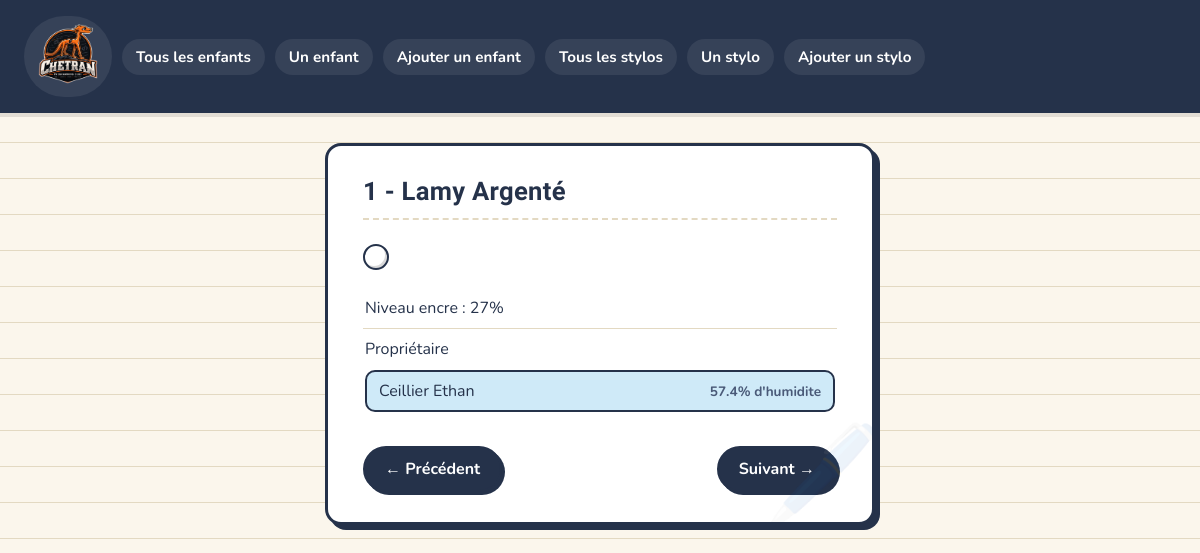
Page /php/index.php?stylo=1 on the earlier database version.
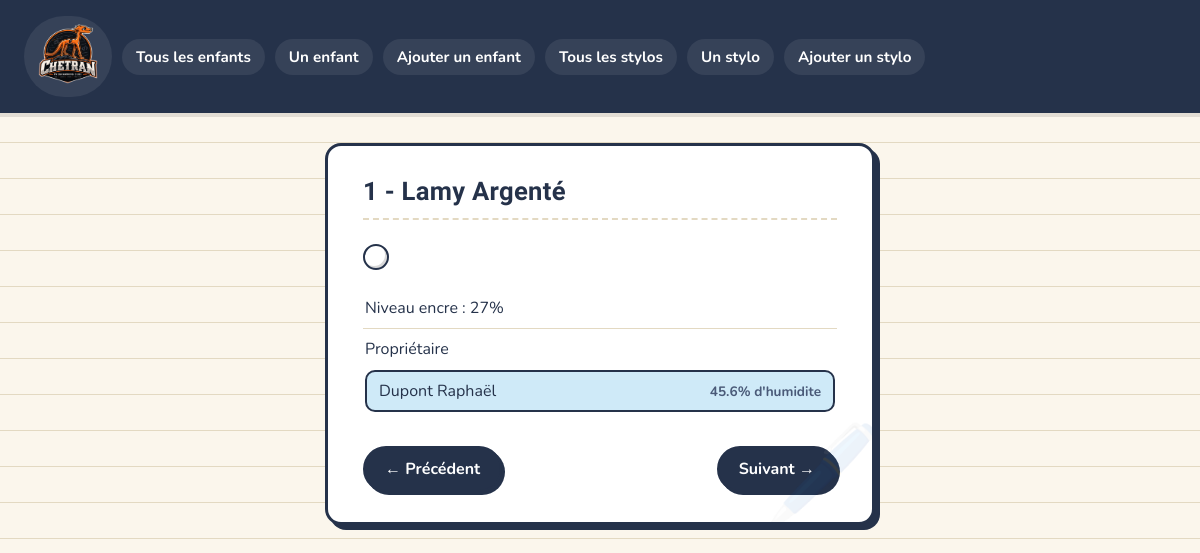
Same page on the later database version.
### tables this page shows
CREATE TABLE Stylos (
    id INT AUTO_INCREMENT PRIMARY KEY,
    couleur VARCHAR(30) NOT NULL,
    marque VARCHAR(50) NOT NULL,
    niveau_encre INT DEFAULT 100,
    fonctionne BOOLEAN DEFAULT TRUE,
    id_enfant INT
);

CREATE TABLE Enfants (
    id INT AUTO_INCREMENT PRIMARY KEY,
    nom VARCHAR(50) NOT NULL,
    prenom VARCHAR(50) NOT NULL,
    num_tel VARCHAR(30),
    date_naissance DATE NOT NULL,
    distance_au_sol INT DEFAULT 50,
    taux_humidite FLOAT DEFAULT 0.7
);

### php/model/DAO.php (called while the page is built, shortened)
<?php
class DAO {
	public function __construct() {
		try {
			$this->pdo = new PDO('mysql:host=127.0.0.1;dbname=lesenfantsmouillesdustylo', 'bthouverez', '321654');
		} catch(Exception $e) {
			die('ERROR : '.$e->getMessage() );
		}
	}
}

### php/model/StyloDAO.php (called while the page is built, shortened)
<?php
require_once 'DAO.php';
require_once 'Stylo.php';
class StyloDAO extends DAO {
	public function getById(int $id) : Stylo {
		$sql = "SELECT * FROM Stylos s
		LEFT JOIN Enfants e ON s.id_enfant = e.id WHERE s.id = ?";
		$stmt = $this->pdo->prepare($sql);
		$stmt->execute([$id]);
		$tabStylo = $stmt->fetch();
		$stylo = new Stylo();
		if($tabStylo) {
			$stylo->id = $tabStylo[0];
			$stylo->marque = $tabStylo['marque'];
			$stylo->couleur = $tabStylo['couleur'];
			$stylo->fonctionne = $tabStylo['fonctionne'];
			$stylo->niveau_encre = $tabStylo['niveau_encre'];
			if(isset($tabStylo['nom'])) {
				$enfant = new Enfant;
				$enfant->id = $tabStylo['id'];
				$enfant->nom = $tabStylo['nom'];
				$enfant->prenom = $tabStylo['prenom'];
				$enfant->num_tel = $tabStylo['num_tel'];
				$enfant->date_naissance = $tabStylo['date_naissance'];
				$enfant->distance_au_sol = $tabStylo['distance_au_sol'];
				$enfant->taux_humidite = $tabStylo['taux_humidite'];
				$stylo->enfant = $enfant;
			} else {
				$stylo->enfant = null;
			}
		}
		return $stylo;
	}
}

### php/model/Stylo.php (called while the page is built, shortened)
<?php
class Stylo {
	private int    $id;
	private string $couleur;
	private string $marque;
	private int    $niveau_encre;
	private ?Enfant $enfant;
	public function __construct() {
		$this->id = -1;
		$this->couleur = '';
		$this->marque = '';
		$this->niveau_encre = 0;
		$this->enfant = new Enfant();
	}
	public function __get($attr) {
		switch($attr) {
			case 'id': 				return $this->id; 				break;
			case 'couleur': 		return $this->couleur; 			break;
			case 'marque': 			return $this->marque; 			break;
			case 'niveau_encre': 	return $this->niveau_encre; 	break;
			case 'enfant': 			return $this->enfant; 			break;
		}
	}
	public function __set($attr, $val) {
		switch($attr) {
			case 'id': 				$this->id = $val; 			break;
			case 'couleur': 		$this->couleur = $val; 		break;
			case 'marque': 			$this->marque = $val; 		break;
			case 'fonctionne': 		$this->fonctionne = $val; 	break;
			case 'niveau_encre': 	$this->niveau_encre = $val;	break;
			case 'enfant': 			$this->enfant = $val;		break;
		}
	}
}

### php/model/Enfant.php (called while the page is built, shortened)
<?php
class Enfant {
	private string $nom;
	private string $prenom;
	private float  $taux_humidite;
	public function __construct() {
		$this->nom = '';
		$this->prenom = '';
		$this->taux_humidite = 0;
	}
	public function __get($attr) {
		switch($attr) {
			case 'nom': 			return $this->nom; 				break;
			case 'prenom': 			return $this->prenom; 			break;
			case 'taux_humidite': 	return $this->taux_humidite; 	break;
		}
	}
	public function __set($attr, $val) {
		switch($attr) {
			case 'id': 				$this->id = $val; 			break;
			case 'date_naissance': 		$this->date_naissance = $val; 	break;
			case 'num_tel': 			$this->num_tel = $val; 		break;
			case 'nom': 			$this->nom = $val; 			break;
			case 'prenom': 			$this->prenom = $val; 		break;
			case 'taux_humidite': 	$this->taux_humidite = $val; break;
			case 'distance_au_sol': 	$this->distance_au_sol = $val;break;
		}
	}
}

### php/view/unStylo.php (the view)
<section class="cardStylo">
	<?php if($stylo->id > 0) { ?>
	<h1><?= $stylo->id ?> - <?= $stylo->marque ?> <?= $stylo->couleur ?></h1>
	<span class="pastille" style="background: <?= $stylo->couleur ?>;"></span>
	<ul class="infos">
		<li>Niveau encre : <?= $stylo->niveau_encre ?>%</li>
		<li>Propriétaire
			<ul class="proprietaire">
				<li class="stylo">
					<?php if($stylo->enfant) { ?>
						<?= $stylo->enfant->nom ?> <?= $stylo->enfant->prenom ?>
						<span class="niveau"><?= $stylo->enfant->taux_humidite * 100 ?>% d'humidite</span>
					<?php } else { ?>
						Inconnu
					<?php } ?>
				</li>
			</ul>
		</li>
	</ul>
	<div class="nav">
		<a href="?stylo=<?= $stylo->id-1 ?>"><button>&larr; Précédent</button></a>
		<a href="?stylo=<?= $stylo->id+1 ?>"><button>Suivant &rarr;</button></a>
	</div>
<?php } else { ?>
	<p class="empty">Aucun stylo trouvé.</p>
<?php } ?>
</section>

Differences in the rows shown:
changed stylos "Lamy": id_enfant.nom "Ceillier" → "Dupont"; id_enfant.prenom "Ethan" → "Raphaël"; $stylo->enfant->taux_humidite*100 "57.4" → "45.6"
